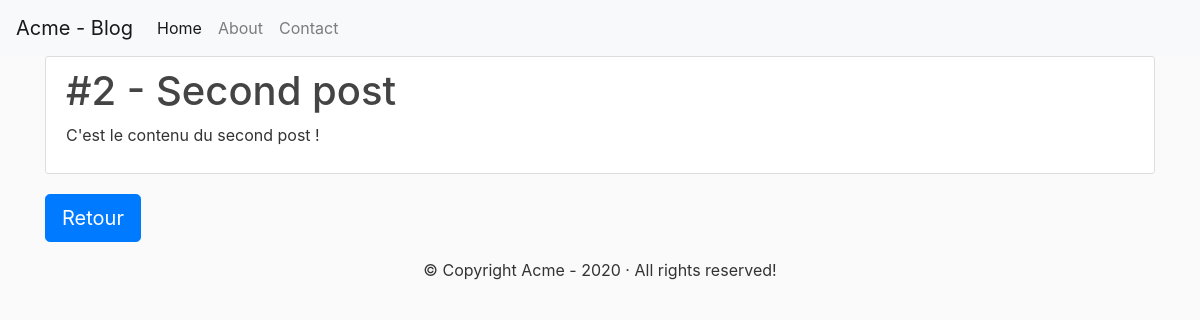
Page /posts/2/ on the committed database.
### blog/models.py (models this page shows, shortened)
class TimestampModel(models.Model):
    created_at = models.DateTimeField(auto_now_add=True)
    updated_at = models.DateTimeField(auto_now=True)
    class Meta:
        abstract = True

class Post(TimestampModel):
    title = models.CharField(max_length=255)
    content = models.TextField()

### blog/views.py (the view)
# urls.py: path('posts/<int:id>/', views.show, name='blog-post'),
def show(request, id):
    post = get_object_or_404(Post, pk=id)  # Post.objects.filter(pk=id).first()
    return render(request, 'blog/show.html', {'post': post, 'title': 'Post {}'.format(id)})

### blog/templates/blog/show.html
{% extends 'layouts/base.html' %}
{% block content %}
    <article class="content-section">
        <h1>#{{ post.id }} - {{ post.title }}</h1>
        <p>{{ post.content }}</p>
    </article>
    <a class="btn btn-primary btn-lg" href="{% url 'blog:blog-home' %}">Retour</a>
{% endblock %}

### blog/static/blog/css/style.css (style rules this page uses)
body { background: #fafafa; color: #333333; }
h1, h2, h3, h4, h5, h6 { color: #444444; }
.content-section { background: #ffffff; padding: 10px 20px; border: 1px solid #dddddd; border-radius: 3px; margin-bottom: 20px; }

### rows in the picture
Post: id "2", title "Second post", content "C'est le contenu du second post !"
